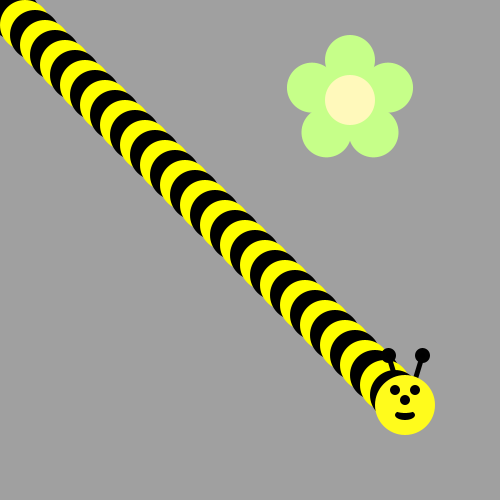
Frame 1 (no input)
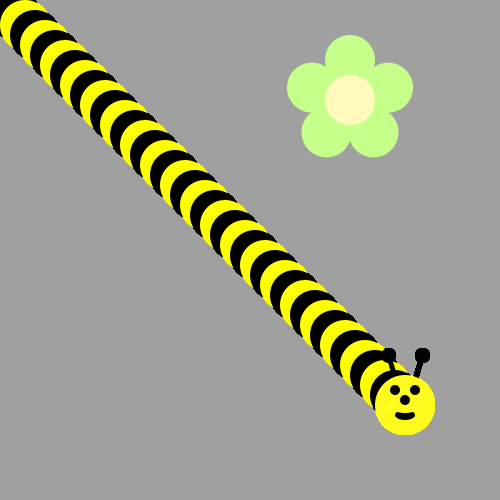
Frame 60 (the mouse pressed at the canvas centre just before this capture)
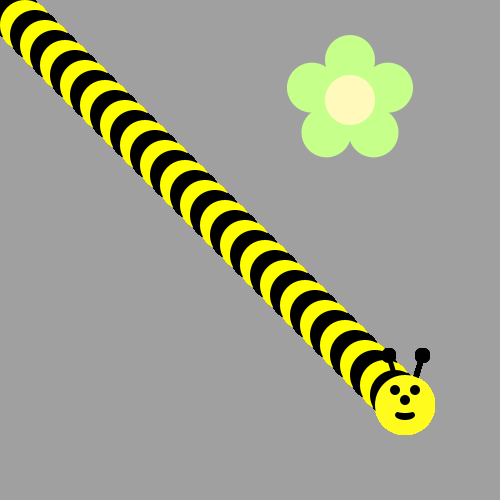
Frame 120 (the mouse held since frame 60 and released just before this capture)

The Processing sketch that drew these frames (run headless with seeded random() and noise(); from frame 60 on, the mouse is pressed at the canvas centre):

// Processing sketch: Bumblebee
// ── Bumblebee.pde

void draw() {

 int x=5;
  for(int i=0;i<39;i+=2){
fill(255,255,0);
    ellipse(x,x,50,50);
x+=10;
fill(0,0,0);
ellipse(x,x,50,50);
x+=10;
}
drawBeeFace(x,x);
}

void drawFlower(int x, int y) {
     noStroke();
     translate(x, y);
     // draw 5 petals, rotating after each one<
     fill(#c6ff89);      // green
      for (int i = 0; i < 5; i++) {
           ellipse(0, -40, 50, 50);
          rotate(radians(72));
     }
     fill(#fff9bb); // light yellow
     ellipse(0, 0, 50, 50);
} 
void drawBeeFace(int BeeFaceX, int BeeFaceY) {
     noStroke();
     fill(0, 0, 0);
     stroke(1);
     strokeWeight(5);
     line(BeeFaceX-10, BeeFaceY-27, BeeFaceX-17, BeeFaceY-50);
     line(BeeFaceX+10, BeeFaceY-27, BeeFaceX+17, BeeFaceY-50);
     ellipse(BeeFaceX-17, BeeFaceY-50, 10, 10);
     ellipse(BeeFaceX+17, BeeFaceY-50, 10, 10);
     noStroke();
     fill(255, 251, 28);
     ellipse(BeeFaceX, BeeFaceY, 60, 60); // face
     fill(255, 237, 209);
     fill(0,0,0);
      ellipse(BeeFaceX-10, BeeFaceY-15, 10, 10); // eyes
     ellipse(BeeFaceX+10, BeeFaceY-15, 10, 10);
      ellipse(BeeFaceX, BeeFaceY-5, 10, 10); // nose
      ellipse(BeeFaceX, BeeFaceY+10, 20, 10);// mouth
     fill(255, 251, 28);
     ellipse(BeeFaceX, BeeFaceY+5, 20, 6);
}

void setup() {
     ellipseMode(CENTER);
     size(500, 500);
     background(160, 160, 160);
      drawFlower(350, 100);
}
